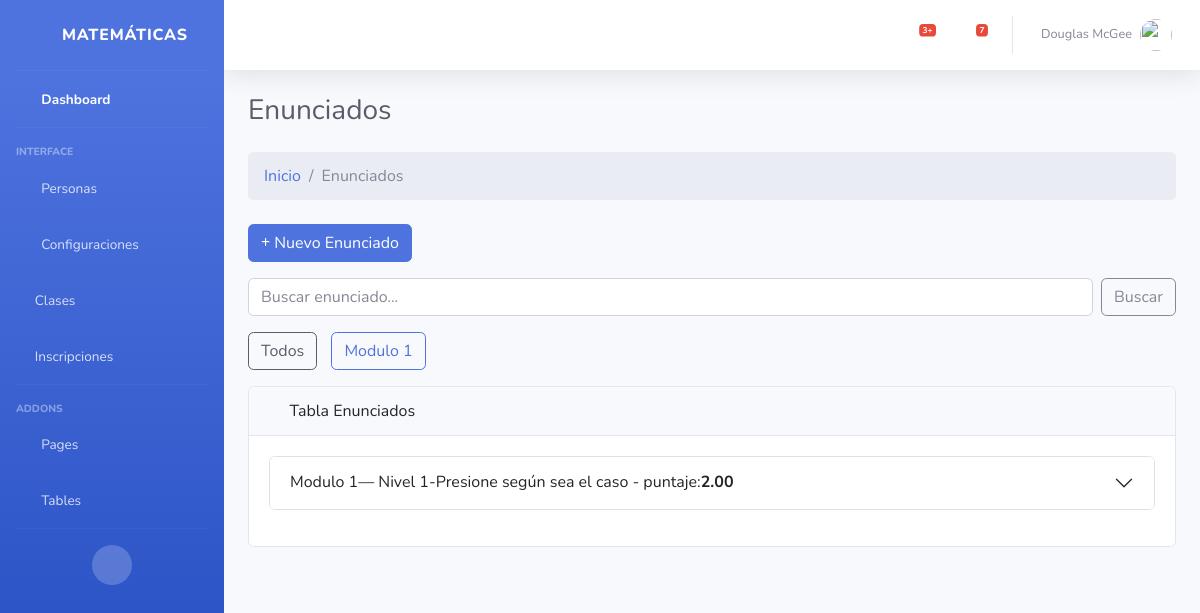
/enunciado/, run on an earlier commit of the app's database.
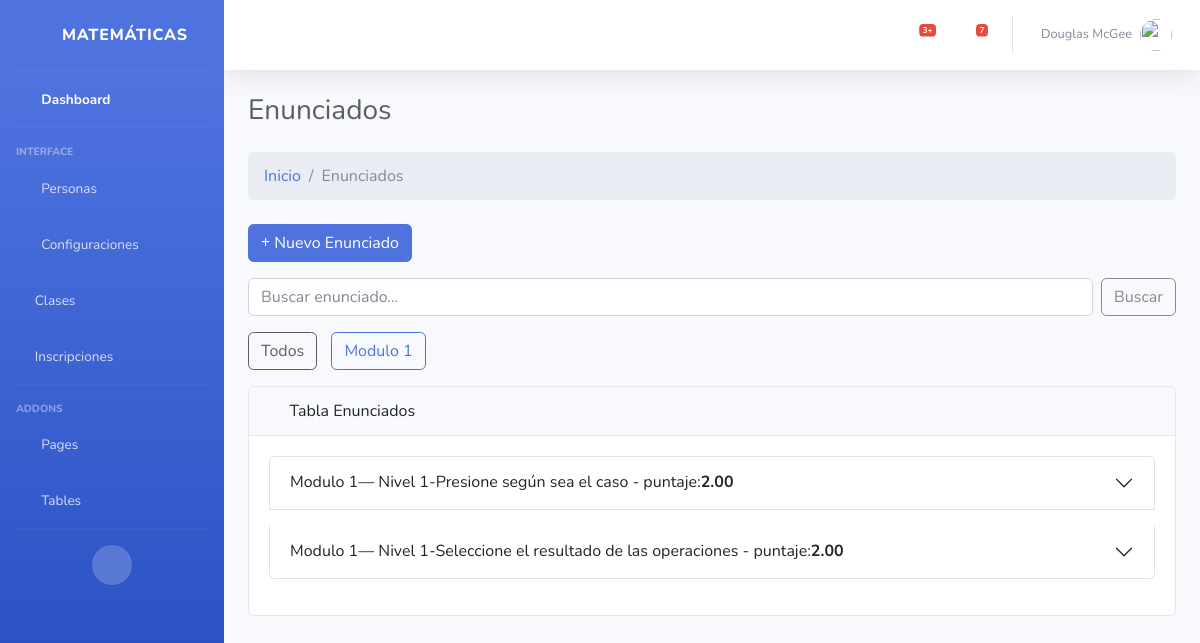
And on a later commit of the database.
### Aplicaciones/core/models.py (models this page shows, shortened)
class Modulos(models.Model):
    mod_id = models.AutoField(primary_key=True)
    mod_nombre = models.CharField(max_length=50,null=False,unique=True,verbose_name="Nombre del modulo:")
    mod_descripcion = models.CharField(max_length=100,null=False,verbose_name="Descripción del modulo:")
    mod_estado = models.BooleanField(default=True,verbose_name='Estado:')
    mod_fecha_creacion = models.DateTimeField(auto_now_add=True,verbose_name='Creado el:')
    mod_fecha_actualizacion = models.DateTimeField(auto_now=True,verbose_name='Actualizado el:')

class Enunciados(models.Model):
    enun_id = models.AutoField(primary_key=True)
    fk_nivel = models.ForeignKey(Niveles,verbose_name='Nivel',on_delete=models.CASCADE)
    enun_nombre = models.CharField(max_length=100,null=False,verbose_name="Enunciado:")
    enum_puntaje = models.DecimalField(max_digits=5,decimal_places=2,null=False,verbose_name="Puntaje:")
    enun_estado = models.BooleanField(default=True,verbose_name='Estado:')
    enun_fecha_creacion = models.DateTimeField(auto_now_add=True,verbose_name='Creado el:')
    enun_fecha_actualizacion = models.DateTimeField(auto_now=True,verbose_name='Actualizado el:')

class Niveles(models.Model):
    niv_id = models.AutoField(primary_key=True)
    fk_modulo = models.ForeignKey(Modulos,verbose_name='Modulo',on_delete=models.CASCADE)
    niv_nombre = models.CharField(max_length=50, null=False, verbose_name="Nombre del nivel:")
    niv_descripcion = models.CharField(max_length=100,null=False,verbose_name="Descripción del nivel:")
    orden = models.IntegerField()
    vidas = models.IntegerField()
    ruta = models.CharField(max_length=100,null=True,verbose_name="Ruta:")
    niv_estado = models.BooleanField(default=True,verbose_name='Estado:')
    niv_fecha_creacion = models.DateTimeField(auto_now_add=True,verbose_name='Creado el:')
    niv_fecha_actualizacion = models.DateTimeField(auto_now=True,verbose_name='Actualizado el:')
    class Meta:
        constraints = [
            models.UniqueConstraint(fields=['fk_modulo', 'niv_nombre'], name='unique_nombre_por_modulo')
        ]

### Aplicaciones/core/views/crud_enunciado_views.py (the view)
# urls.py: path('enunciado/', crud_enunciado_views.index, name='enunciado_index'),
def index(request):
    buscar = request.GET.get("buscar", "").strip()
    modulo_id = request.GET.get("modulo")
    enunciados = Enunciados.objects.filter(enun_estado=True).select_related('fk_nivel', 'fk_nivel__fk_modulo').prefetch_related('preguntas_set__opciones_set')
    if buscar:
        enunciados = enunciados.filter(enun_nombre__icontains=buscar)
    if modulo_id:
        enunciados = enunciados.filter(fk_nivel__fk_modulo__id=modulo_id)
    enunciados = enunciados.select_related('fk_nivel', 'fk_nivel__fk_modulo').prefetch_related('preguntas_set', 'preguntas_set__opciones_set')
    modulos = Modulos.objects.all()
    return render(request, 'enunciado/index.html', {
        'enunciados': enunciados,
        'modulos': modulos,
    })

### Aplicaciones/core/templates/enunciado/Index.html (shortened to what this page needs)
{% extends "plantillas/MasterAdmin.html" %}
{% load static %}
{% block content %}
<div class="container-fluid ">
    <div class="d-sm-flex align-items-center justify-content-between mb-4">
        <h1 class="h3 mb-0 text-gray-800">Enunciados</h1>
    </div>
    <ol class="breadcrumb mb-4">
        <li class="breadcrumb-item"><a href="{% url 'inicio' %}">Inicio</a></li>
        <li class="breadcrumb-item active">Enunciados</li>
    </ol>
    <div class="mb-3">
        <a href="{% url 'enunciado_create' %}" class="btn btn-primary"><i class="fas fa-plus"></i> Nuevo Enunciado</a>
    </div>
    <div class="mb-3">
        <form method="GET" class="d-flex gap-2">
            <input type="text" name="buscar" class="form-control" placeholder="Buscar enunciado..."
                value="{{ request.GET.buscar }}">
            <button type="submit" class="btn btn-outline-secondary">Buscar</button>
        </form>
    </div>
    <div class="mb-3">
        <a href="{% url 'enunciado_index' %}" class="btn btn-outline-dark btn-filtro">Todos</a>
        {% for modulo in modulos %}
        <a href="?modulo={{ modulo.id }}" class="btn btn-outline-primary btn-filtro">{{ modulo.mod_nombre }}</a>
        {% endfor %}
    </div>
    <div class="card mb-4">
        <div class="card-header">
            <i class="fas fa-table me-1"></i>
            Tabla Enunciados
        </div>
        <div class="card-body">
            <div class="table-responsive">
                <div class="accordion" id="accordionEnunciados">
                    {% for enunciado in enunciados %}
                    <div class="accordion-item mb-3">
                        <h2 class="accordion-header" id="heading{{ forloop.counter }}">
                            <button class="accordion-button collapsed" type="button" data-bs-toggle="collapse"
                                data-bs-target="#collapse{{ forloop.counter }}" aria-expanded="false"
                                aria-controls="collapse{{ forloop.counter }}">
                                {{enunciado.fk_nivel.fk_modulo.mod_nombre}}— {{ enunciado.fk_nivel.niv_nombre }}-{{ enunciado.enun_nombre }} - puntaje:  <strong> {{ enunciado.enum_puntaje }} </strong>
                            </button>
                        </h2>
                    </div>
                    {% empty %}
                    <p>No hay enunciados disponibles.</p>
                    {% endfor %}
                </div>
            </div>
        </div>
    </div>
</div>
{% endblock %}

What changed in the data, as far as the page shows it:
added Enunciados: fk_nivel.fk_modulo.mod_nombre "Modulo 1", fk_nivel.niv_nombre "Nivel 1", enun_nombre "Seleccione el resultado de las operaciones", enum_puntaje "2.00"
